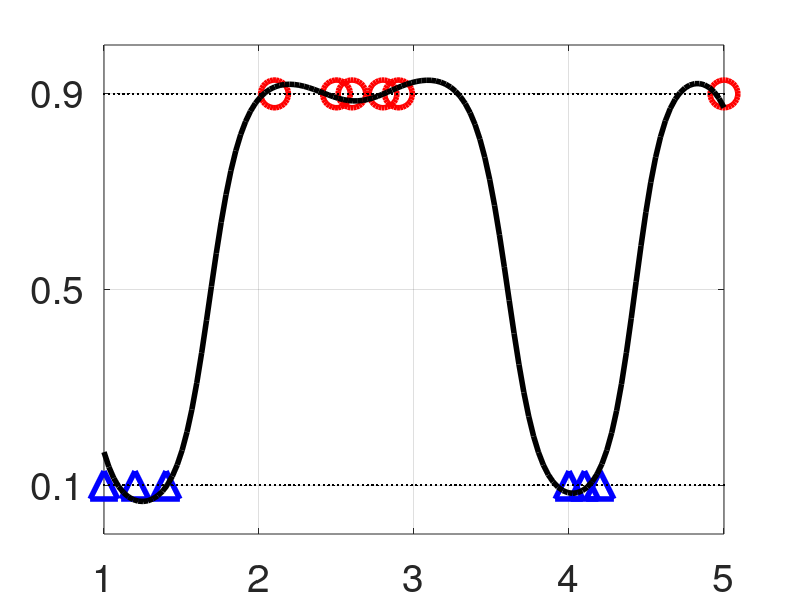
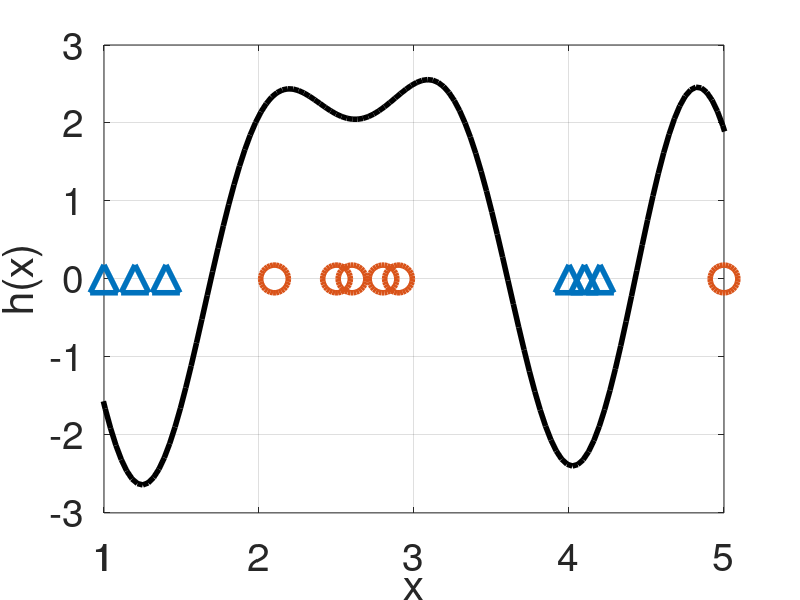
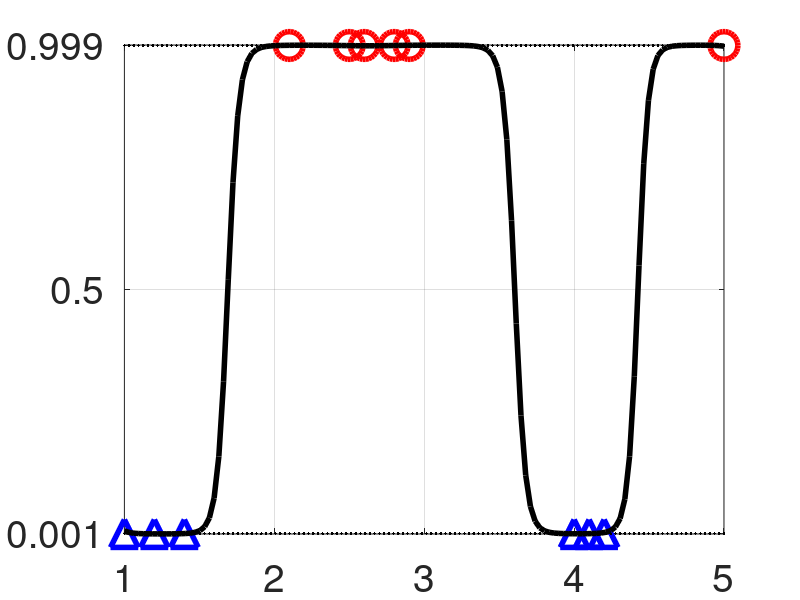
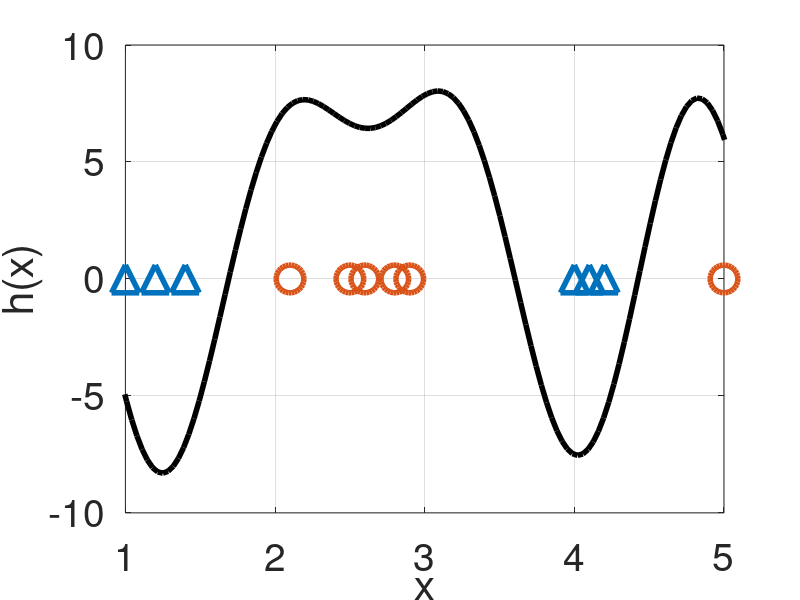

MATLAB code for these plots, in order:
%
%close all
clear
DATA.LINEWIDTH=4;
DATA.FONTSIZE=28;
DATA.MARKERSIZE=20;



X1=[1.0,1.2,1.4,4.0,4.1,4.2]; 
X2=[2.1,2.5,2.6,2.8,2.9,5.0];


%%%%%%%%%%%%%%%%%%%%%%%%%%%%%%%%%%%%%%%%%%%%%%%%%%%%%%%%%%%%%%%%%%%%%%%%%%%%%%%%
function A=func_a(Lx,K,X)
    A=[ones(size(X))]/2;
    for kk=1:K
        A=[A, sin(kk*2*pi*X/Lx), cos(kk*2*pi*X/Lx)];
    endfor
endfunction

function H=func_h(Lx,C,X)
    K=round((length(C)-1)/2);
    H=func_a(Lx,K,X)*C;
endfunction

function F=func_sigmoid(Lx,C,X)
    K=round((length(C)-1)/2);
    F=1./(1.0+exp(-func_a(Lx,K,X)*C));
endfunction

function H=func_logit(F)
    H=log(F./(1-F));
endfunction

function plot_data(X1,X2,C,FACTOR,DATA)
    X=[X1 X2]';
    Lx=FACTOR*abs(max(X)-min(X));

    u0=(max(X)+min(X))/2;
    u=linspace(u0-FACTOR*(u0-min(X)),u0+FACTOR*(max(X)-u0),128)';
    H=func_h(Lx,C,u);
    plot(   u,H,'k','linewidth',DATA.LINEWIDTH, ...
            X1,0.001*ones(size(X1)),'^','linewidth',DATA.LINEWIDTH,'markersize',DATA.MARKERSIZE, ...
            X2,0.000*ones(size(X1)),'o','linewidth',DATA.LINEWIDTH,'markersize',DATA.MARKERSIZE);
    xlim([min(X) max(X)])
    hx=xlabel('x');
    set(hx,'fontsize',DATA.FONTSIZE);
    hy=ylabel('h(x)');
    set(hy,'fontsize',DATA.FONTSIZE);
    grid
    set(gca,'fontsize',DATA.FONTSIZE);
    %set(gca,'ytick',[0])
    %set(gca,'xticklabel',{' ',' ',' ',' '})
    %set(gca,'yticklabel',{'0'})
endfunction

function C=func_getc(X1,X2,B,K,FACTOR,DATA)

    Y1=B*ones(size(X1));
    Y2=(1-B)*ones(size(X2));


    X=[X1 X2]';
    Y=[Y1 Y2]';

    Lx=FACTOR*abs(max(X)-min(X));
    A=func_a(Lx,K,X);

    C=inv(A'*A)*A'*func_logit(Y);

    L=128;
    Xs=linspace(min(X),max(X),L)';
    Ys=func_sigmoid(Lx,C,Xs);

    
    plot(   X1,Y1,'^b','linewidth',DATA.LINEWIDTH,'markersize',DATA.MARKERSIZE,...
            X2,Y2,'or','linewidth',DATA.LINEWIDTH,'markersize',DATA.MARKERSIZE,...
            Xs,Ys,'k','linewidth',DATA.LINEWIDTH,'markersize',DATA.MARKERSIZE,...
            Xs,ones(size(Xs))*B,'.k','linewidth',DATA.LINEWIDTH,...
            Xs,ones(size(Xs))*(1-B),'.k','linewidth',DATA.LINEWIDTH)
    grid

    set(gca,'ytick',[B 0.5 1-B]);
    set(gca,'fontsize',DATA.FONTSIZE);

    ylim([0 1])
    %daspect([1.5 1 1])

endfunction

B=0.1
K=3
LxFactor=1.1
C=func_getc(X1,X2,B,K,LxFactor,DATA);
C1 = C'
%set(gca,'linewidth',LINEWIDTH);
print(gcf,'ex1s1-reglogr1r1fourier.eps','-depsc')
plot_data(X1,X2,C,LxFactor,DATA);
print(gcf,'ex1s1-reglogr1r1fourierhx.eps','-depsc')

B=0.001
K=3
LxFactor=1.1
C=func_getc(X1,X2,B,K,LxFactor,DATA);
C2 = C'
%set(gca,'linewidth',LINEWIDTH);
print(gcf,'ex1s2-reglogr1r1fourier.eps','-depsc')
plot_data(X1,X2,C,LxFactor,DATA);
print(gcf,'ex1s2-reglogr1r1fourierhx.eps','-depsc')
